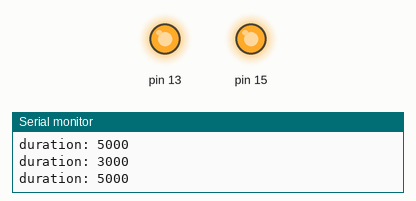
The sketch below on a simulated Arduino Uno, built with avr-gcc and run on an emulated ATmega328P. On the bench: output pins drawn as LEDs (lit = HIGH), the last lines printed to the serial monitor.

Above: at 20.0 s.
At 41.0 s:
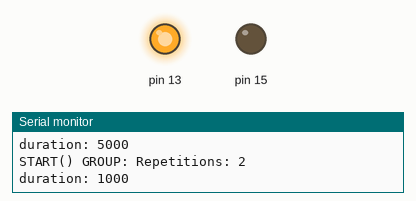
Timing chart, 0 to 48.3 s (numbered marks = the images above):
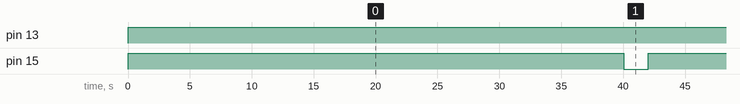

Measured:
- by itself, pin 13: LOW → HIGH at 0.03 s
- by itself, pin 15: alternates HIGH for 40.0 s and LOW for 2.0 s
- by itself, everything shown: repeats every 42.0 s, in 3 steps

The sketch:

Ledz.ino
```cpp
#include <Arduino.h>

const int MAXGROUPS = 10; //number of LedzGroups you want to create
const int MAXITEMS = 10; // max number of items in a LedzGroup
const int MAXPINS = 16; // max number of pins in an LedzItem

//Led pin groups
int rd1[] = {13, 15}; // example of a pin group

//END Led pin groups

//LEDZ ITEM
class LedzItem {
  private:
    int pins[MAXPINS];
    int nrPins = 0;
    int duration = 0;
  public:
    LedzItem() {};
    LedzItem(int dur) {
      this->nrPins = 0;
      this->duration = dur;
    };
    void addPin(int pin) {
      if (pin > 0) {
        this->pins[this->nrPins] = pin;
        this->nrPins++;
        Serial.println(pin);
      }
    };
    void addPins(int size, int pins[]) {
      for (int i = 0; i < size; i++) {
        addPin(pins[i]);
      }
    };

    void start() {

      //enable pins
      togglePins(true);

      //delay
      Serial.print("duration: ");
      Serial.println(this->duration);
      delay(this->duration);

      //disable pins
      togglePins(false);
    };

    void togglePins(bool isHigh) {
      for (int i = 0; i < this->nrPins; i++)
      {
        if (isHigh)
          digitalWrite(this->pins[i], HIGH);
        else
          digitalWrite(this->pins[i], LOW);
      }
    };
};

// END LEDZ ITEM

//LEDZ GROUP
class LedzGroup {
  private:
    LedzItem items[MAXITEMS];
    int nrItems = 0;
    int repetitions = 0;
  public:
    LedzGroup() {};
    LedzGroup(int repetitions) {
      this->repetitions = repetitions;
      this->nrItems = 0;
    };
    LedzItem* add(int duration) {
      //Serial.println("Added LedzItem");
      LedzItem ledzItem = LedzItem(duration);
      this->items[this->nrItems] = ledzItem;
      this->nrItems++;
      return &this->items[this->nrItems - 1];
    };

    void start() {
      Serial.print("START() GROUP: ");

      Serial.print("Repetitions: ");
      Serial.println(this->repetitions);
      //number of repetitions
      for (int repetition = 0; repetition < this->repetitions; repetition++) {

        //loop through items
        for (int itemI = 0; itemI < this->nrItems; itemI++) {
          this->items[itemI].start();
        }
      }
    };

};

//END LEDZ GROUP

// LEDZ
class Ledz {

  private:
    LedzGroup groups[MAXGROUPS];

  public:
    int nrGroups = 0;
    Ledz() {
      this->nrGroups = 0;
    };

    void start() {

      Serial.print("nr groups: ");
      Serial.println(this->nrGroups);


      //loop through groups
      for (int groupI = 0; groupI < this->nrGroups; groupI++) {
        this->groups[groupI].start();
      }
    };

    LedzGroup* add(int repetitions)
    {
      LedzGroup ledzGroup = LedzGroup(repetitions);

      groups[this->nrGroups] = ledzGroup;

      this->nrGroups++;
      return &groups[this->nrGroups - 1];
    };
};

//END LEDZ

Ledz ledz = Ledz();

void setup() {

  Serial.begin(9600);
  pinMode(13, OUTPUT);
  pinMode(15, OUTPUT);

  Serial.println("Setup");

  LedzGroup* ledzGroup;
  LedzItem* ledzItem;

  //Group 1
  ledzGroup = ledz.add(5); //repetitions
  ledzItem = ledzGroup->add(3000); // duration
  ledzItem->addPins(2, rd1); //pins array

   ledzItem = ledzGroup->add(5000);
    ledzItem->addPin(15); //pin
    ledzItem->addPin(13); //pin

    // Group 2
    ledzGroup = ledz.add(2);
    ledzItem = ledzGroup->add(1000);
    ledzItem->addPin(13);

  Serial.println("Finished setup");
}

void loop() {
  ledz.start();
}
```
